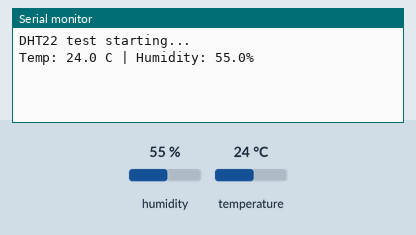
This program was run on a simulated ESP32. On the bench: the last lines printed to the serial monitor. The test bench sets the inputs (shaded band); at power-on: humidity 55 %, temperature 24 °C.

Above: at 4.2 s.
4.3 s: humidity set to 22 %
At 6.2 s:
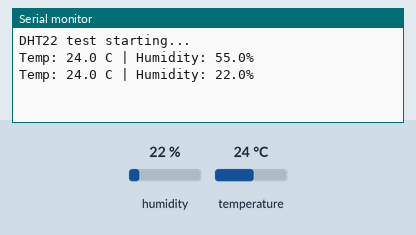
7.0 s: temperature set to 12 °C
At 7.9 s:
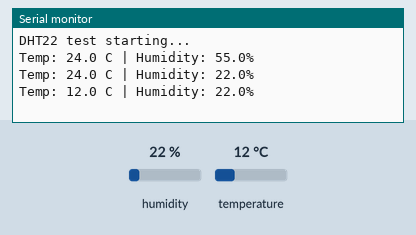
9.7 s: humidity set to 40 %
At 11.4 s:
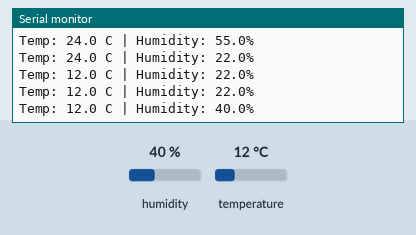
Timing chart, 0 to 12.9 s (numbered marks = the images above; inputs shaded):
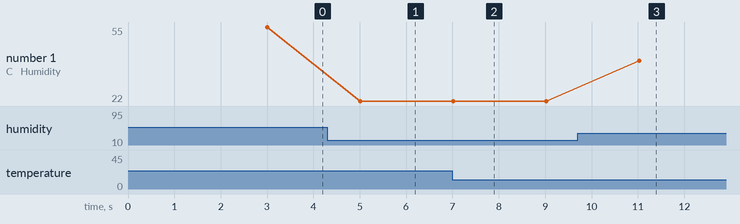

Measured:
- after the input at 4.3 s, the serial monitor: prints a new line after 0.71 s (image 1)
- after the input at 7.0 s, the serial monitor: prints a new line at once (image 2)
- after the input at 9.7 s, the serial monitor: prints a new line after 1.3 s (image 3)
- plotted number 1: 55 → 22 after the input at 4.3 s, 22 → 40 after the input at 9.7 s

The program:

main.cpp
```cpp
/*
  Minimal DHT22 test — no WiFi, no Blynk, no deep sleep.
  Just confirms the sensor itself is wired and reading correctly.
  Upload this alone, open Serial Monitor at 115200 baud.
*/

#include <DHT.h>

#define DHTPIN  4
#define DHTTYPE DHT22

DHT dht(DHTPIN, DHTTYPE);

void setup() {
  Serial.begin(115200);
  delay(1000);
  Serial.println("DHT22 test starting...");
  dht.begin();
  delay(2000); // let the sensor stabilize before the first read
}

void loop() {
  float temperature = dht.readTemperature();
  float humidity = dht.readHumidity();

  if (isnan(temperature) || isnan(humidity)) {
    Serial.println("Read failed — check wiring, pull-up resistor, and pin number.");
  } else {
    Serial.printf("Temp: %.1f C | Humidity: %.1f%%\n", temperature, humidity);
  }

  delay(2000); // DHT22 needs at least ~2s between reads
}
```
